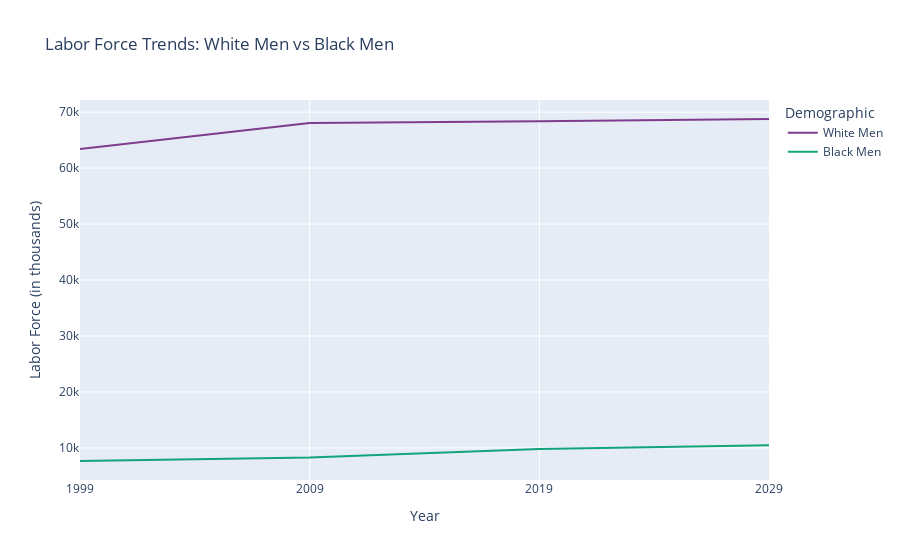
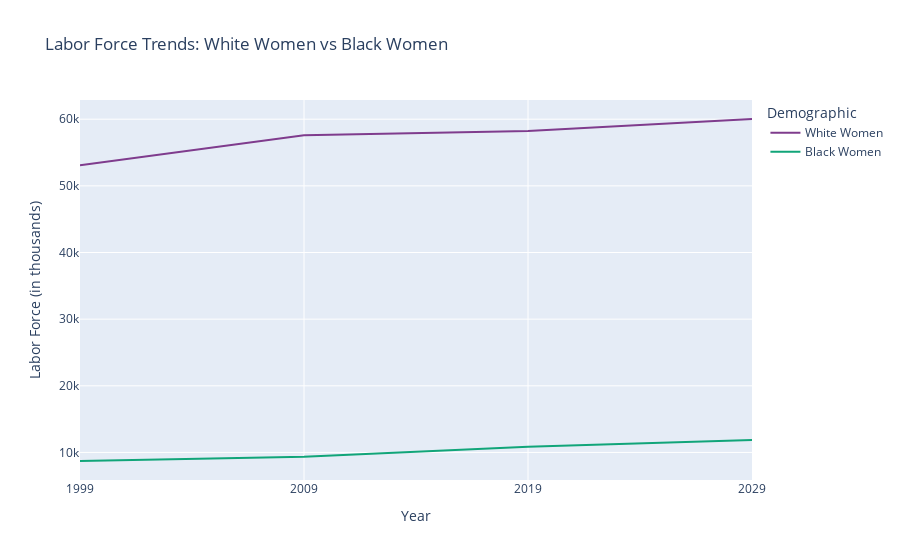

The notebook cell saved with these charts, in order:
### Code cell
demographics = [
    {'group1': 'White Men', 'group2': 'Black Men', 'title': 'Labor Force Trends: White Men vs Black Men'},
    {'group1': 'White Women', 'group2': 'Black Women', 'title': 'Labor Force Trends: White Women vs Black Women'}
]

# Loop through each demographic pair and create a plot
for demographic in demographics:
    group1 = demographic['group1']
    group2 = demographic['group2']
    title = demographic['title']

    # Filter data for the selected groups
    df_demographics = df1[df1['group'].isin([group1, group2])]

    # Reshape the data for visualization
    df_demographics_melted = df_demographics.melt(
        id_vars='group', 
        value_vars=['1999', '2009', '2019', '2029'], 
        var_name='Year', 
        value_name='Labor Force'
    )

    # Plot the trends for the selected groups
    fig = px.line(
        df_demographics_melted, 
        x='Year', 
        y='Labor Force', 
        color='group', 
        title=title,
        labels={'Labor Force': 'Labor Force (in thousands)', 'Year': 'Year', 'group': 'Demographic'},
        color_discrete_sequence=px.colors.qualitative.Bold  
    )

    # Show the figure
    fig.show()

### Figure 1 — Plotly figure (JSON) as saved in the notebook; plotly's stock layout.template omitted (floating-point values rounded to 4 significant figures)
{"data": [{"hovertemplate": "Demographic=White Men<br>Year=%{x}<br>Labor Force (in thousands)=%{y}<extra></extra>", "legendgroup": "White Men", "line": {"color": "rgb(127, 60, 141)", "dash": "solid"}, "marker": {"symbol": "circle"}, "mode": "lines", "name": "White Men", "orientation": "v", "showlegend": true, "type": "scatter", "x": ["1999", "2009", "2019", "2029"], "xaxis": "x", "y": [63413, 68051, 68367, 68784], "yaxis": "y"}, {"hovertemplate": "Demographic=Black Men<br>Year=%{x}<br>Labor Force (in thousands)=%{y}<extra></extra>", "legendgroup": "Black Men", "line": {"color": "rgb(17, 165, 121)", "dash": "solid"}, "marker": {"symbol": "circle"}, "mode": "lines", "name": "Black Men", "orientation": "v", "showlegend": true, "type": "scatter", "x": ["1999", "2009", "2019", "2029"], "xaxis": "x", "y": [7654, 8265, 9788, 10491], "yaxis": "y"}], "layout": {"autosize": true, "legend": {"title": {"text": "Demographic"}, "tracegroupgap": 0}, "title": {"text": "Labor Force Trends: White Men vs Black Men"}, "xaxis": {"anchor": "y", "autorange": true, "domain": [0, 1], "range": [0, 3], "title": {"text": "Year"}, "type": "category"}, "yaxis": {"anchor": "x", "autorange": true, "domain": [0, 1], "range": [4258.0, 72180.0], "title": {"text": "Labor Force (in thousands)"}, "type": "linear"}}}

### Figure 2 — Plotly figure (JSON) as saved in the notebook; plotly's stock layout.template omitted (floating-point values rounded to 4 significant figures)
{"data": [{"hovertemplate": "Demographic=White Women<br>Year=%{x}<br>Labor Force (in thousands)=%{y}<extra></extra>", "legendgroup": "White Women", "line": {"color": "rgb(127, 60, 141)", "dash": "solid"}, "marker": {"symbol": "circle"}, "mode": "lines", "name": "White Women", "orientation": "v", "showlegend": true, "type": "scatter", "x": ["1999", "2009", "2019", "2029"], "xaxis": "x", "y": [53096, 57593, 58233, 60030], "yaxis": "y"}, {"hovertemplate": "Demographic=Black Women<br>Year=%{x}<br>Labor Force (in thousands)=%{y}<extra></extra>", "legendgroup": "Black Women", "line": {"color": "rgb(17, 165, 121)", "dash": "solid"}, "marker": {"symbol": "circle"}, "mode": "lines", "name": "Black Women", "orientation": "v", "showlegend": true, "type": "scatter", "x": ["1999", "2009", "2019", "2029"], "xaxis": "x", "y": [8716, 9367, 10843, 11853], "yaxis": "y"}], "layout": {"autosize": true, "legend": {"title": {"text": "Demographic"}, "tracegroupgap": 0}, "title": {"text": "Labor Force Trends: White Women vs Black Women"}, "xaxis": {"anchor": "y", "autorange": true, "domain": [0, 1], "range": [0, 3], "title": {"text": "Year"}, "type": "category"}, "yaxis": {"anchor": "x", "autorange": true, "domain": [0, 1], "range": [5865.0, 62880.0], "title": {"text": "Labor Force (in thousands)"}, "type": "linear"}}}
